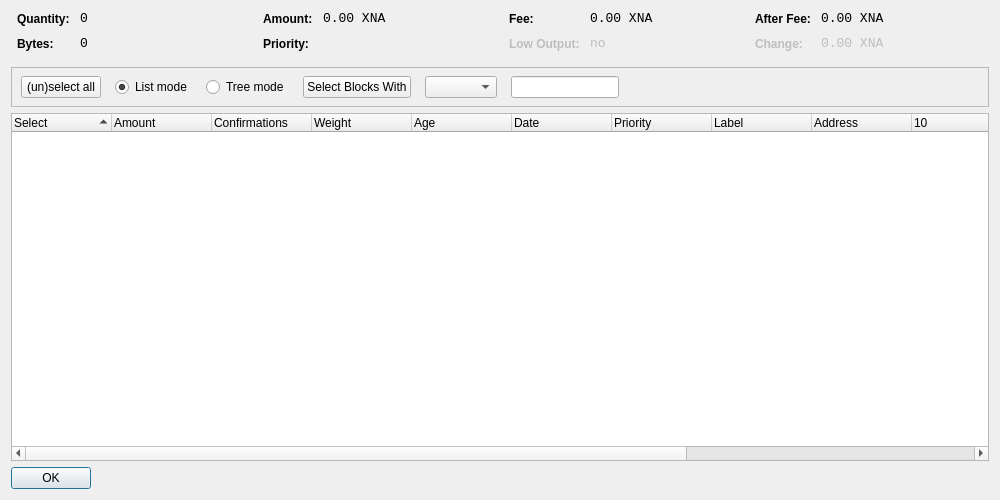
<?xml version="1.0" encoding="UTF-8"?>
<ui version="4.0">
 <class>CoinControlDialog</class>
 <widget class="QDialog" name="CoinControlDialog">
  <property name="geometry">
   <rect>
    <x>0</x>
    <y>0</y>
    <width>1000</width>
    <height>500</height>
   </rect>
  </property>
  <property name="windowTitle">
   <string>Coin Control</string>
  </property>
  <layout class="QVBoxLayout" name="verticalLayout">
   <item>
    <layout class="QHBoxLayout" name="horizontalLayoutTop" stretch="0,0,0,0">
     <property name="topMargin">
      <number>0</number>
     </property>
     <property name="bottomMargin">
      <number>10</number>
     </property>
     <item>
      <layout class="QFormLayout" name="formLayoutCoinControl1">
       <property name="horizontalSpacing">
        <number>10</number>
       </property>
       <property name="verticalSpacing">
        <number>10</number>
       </property>
       <property name="leftMargin">
        <number>6</number>
       </property>
       <property name="rightMargin">
        <number>6</number>
       </property>
       <item row="0" column="0">
        <widget class="QLabel" name="labelCoinControlQuantityText">
         <property name="styleSheet">
          <string notr="true">font-weight:bold;</string>
         </property>
         <property name="text">
          <string>Quantity:</string>
         </property>
        </widget>
       </item>
       <item row="0" column="1">
        <widget class="QLabel" name="labelCoinControlQuantity">
         <property name="font">
          <font>
           <family>Monospace</family>
           <pointsize>10</pointsize>
          </font>
         </property>
         <property name="cursor">
          <cursorShape>IBeamCursor</cursorShape>
         </property>
         <property name="contextMenuPolicy">
          <enum>Qt::ActionsContextMenu</enum>
         </property>
         <property name="text">
          <string>0</string>
         </property>
         <property name="textInteractionFlags">
          <set>Qt::LinksAccessibleByMouse|Qt::TextSelectableByKeyboard|Qt::TextSelectableByMouse</set>
         </property>
        </widget>
       </item>
       <item row="1" column="0">
        <widget class="QLabel" name="labelCoinControlBytesText">
         <property name="styleSheet">
          <string notr="true">font-weight:bold;</string>
         </property>
         <property name="text">
          <string>Bytes:</string>
         </property>
        </widget>
       </item>
       <item row="1" column="1">
        <widget class="QLabel" name="labelCoinControlBytes">
         <property name="font">
          <font>
           <family>Monospace</family>
           <pointsize>10</pointsize>
          </font>
         </property>
         <property name="cursor">
          <cursorShape>IBeamCursor</cursorShape>
         </property>
         <property name="contextMenuPolicy">
          <enum>Qt::ActionsContextMenu</enum>
         </property>
         <property name="text">
          <string>0</string>
         </property>
         <property name="textInteractionFlags">
          <set>Qt::LinksAccessibleByMouse|Qt::TextSelectableByKeyboard|Qt::TextSelectableByMouse</set>
         </property>
        </widget>
       </item>
      </layout>
     </item>
     <item>
      <layout class="QFormLayout" name="formLayoutCoinControl2">
       <property name="horizontalSpacing">
        <number>10</number>
       </property>
       <property name="verticalSpacing">
        <number>10</number>
       </property>
       <property name="leftMargin">
        <number>6</number>
       </property>
       <property name="rightMargin">
        <number>6</number>
       </property>
       <item row="0" column="0">
        <widget class="QLabel" name="labelCoinControlAmountText">
         <property name="styleSheet">
          <string notr="true">font-weight:bold;</string>
         </property>
         <property name="text">
          <string>Amount:</string>
         </property>
        </widget>
       </item>
       <item row="0" column="1">
        <widget class="QLabel" name="labelCoinControlAmount">
         <property name="font">
          <font>
           <family>Monospace</family>
           <pointsize>10</pointsize>
          </font>
         </property>
         <property name="cursor">
          <cursorShape>IBeamCursor</cursorShape>
         </property>
         <property name="contextMenuPolicy">
          <enum>Qt::ActionsContextMenu</enum>
         </property>
         <property name="text">
          <string>0.00 XNA</string>
         </property>
         <property name="textInteractionFlags">
          <set>Qt::LinksAccessibleByMouse|Qt::TextSelectableByKeyboard|Qt::TextSelectableByMouse</set>
         </property>
        </widget>
       </item>
       <item row="1" column="0">
        <widget class="QLabel" name="labelCoinControlPriorityText">
         <property name="styleSheet">
          <string notr="true">font-weight:bold;</string>
         </property>
         <property name="text">
          <string>Priority:</string>
         </property>
        </widget>
       </item>
       <item row="1" column="1">
        <widget class="QLabel" name="labelCoinControlPriority">
         <property name="font">
          <font>
           <family>Monospace</family>
           <pointsize>10</pointsize>
          </font>
         </property>
         <property name="cursor">
          <cursorShape>IBeamCursor</cursorShape>
         </property>
         <property name="contextMenuPolicy">
          <enum>Qt::ActionsContextMenu</enum>
         </property>
         <property name="text">
          <string/>
         </property>
         <property name="textInteractionFlags">
          <set>Qt::LinksAccessibleByMouse|Qt::TextSelectableByKeyboard|Qt::TextSelectableByMouse</set>
         </property>
        </widget>
       </item>
      </layout>
     </item>
     <item>
      <layout class="QFormLayout" name="formLayoutCoinControl3">
       <property name="horizontalSpacing">
        <number>10</number>
       </property>
       <property name="verticalSpacing">
        <number>10</number>
       </property>
       <property name="leftMargin">
        <number>6</number>
       </property>
       <property name="rightMargin">
        <number>6</number>
       </property>
       <item row="0" column="0">
        <widget class="QLabel" name="labelCoinControlFeeText">
         <property name="styleSheet">
          <string notr="true">font-weight:bold;</string>
         </property>
         <property name="text">
          <string>Fee:</string>
         </property>
        </widget>
       </item>
       <item row="0" column="1">
        <widget class="QLabel" name="labelCoinControlFee">
         <property name="font">
          <font>
           <family>Monospace</family>
           <pointsize>10</pointsize>
          </font>
         </property>
         <property name="cursor">
          <cursorShape>IBeamCursor</cursorShape>
         </property>
         <property name="contextMenuPolicy">
          <enum>Qt::ActionsContextMenu</enum>
         </property>
         <property name="text">
          <string>0.00 XNA</string>
         </property>
         <property name="textInteractionFlags">
          <set>Qt::LinksAccessibleByMouse|Qt::TextSelectableByKeyboard|Qt::TextSelectableByMouse</set>
         </property>
        </widget>
       </item>
       <item row="1" column="0">
        <widget class="QLabel" name="labelCoinControlLowOutputText">
         <property name="enabled">
          <bool>false</bool>
         </property>
         <property name="styleSheet">
          <string notr="true">font-weight:bold;</string>
         </property>
         <property name="text">
          <string>Low Output:</string>
         </property>
        </widget>
       </item>
       <item row="1" column="1">
        <widget class="QLabel" name="labelCoinControlLowOutput">
         <property name="enabled">
          <bool>false</bool>
         </property>
         <property name="font">
          <font>
           <family>Monospace</family>
           <pointsize>10</pointsize>
          </font>
         </property>
         <property name="cursor">
          <cursorShape>IBeamCursor</cursorShape>
         </property>
         <property name="contextMenuPolicy">
          <enum>Qt::ActionsContextMenu</enum>
         </property>
         <property name="text">
          <string>no</string>
         </property>
         <property name="textInteractionFlags">
          <set>Qt::LinksAccessibleByMouse|Qt::TextSelectableByKeyboard|Qt::TextSelectableByMouse</set>
         </property>
        </widget>
       </item>
      </layout>
     </item>
     <item>
      <layout class="QFormLayout" name="formLayoutCoinControl4">
       <property name="fieldGrowthPolicy">
        <enum>QFormLayout::AllNonFixedFieldsGrow</enum>
       </property>
       <property name="horizontalSpacing">
        <number>10</number>
       </property>
       <property name="verticalSpacing">
        <number>10</number>
       </property>
       <property name="leftMargin">
        <number>6</number>
       </property>
       <property name="rightMargin">
        <number>6</number>
       </property>
       <item row="0" column="0">
        <widget class="QLabel" name="labelCoinControlAfterFeeText">
         <property name="styleSheet">
          <string notr="true">font-weight:bold;</string>
         </property>
         <property name="text">
          <string>After Fee:</string>
         </property>
        </widget>
       </item>
       <item row="0" column="1">
        <widget class="QLabel" name="labelCoinControlAfterFee">
         <property name="font">
          <font>
           <family>Monospace</family>
           <pointsize>10</pointsize>
          </font>
         </property>
         <property name="cursor">
          <cursorShape>IBeamCursor</cursorShape>
         </property>
         <property name="contextMenuPolicy">
          <enum>Qt::ActionsContextMenu</enum>
         </property>
         <property name="text">
          <string>0.00 XNA</string>
         </property>
         <property name="textInteractionFlags">
          <set>Qt::LinksAccessibleByMouse|Qt::TextSelectableByKeyboard|Qt::TextSelectableByMouse</set>
         </property>
        </widget>
       </item>
       <item row="1" column="0">
        <widget class="QLabel" name="labelCoinControlChangeText">
         <property name="enabled">
          <bool>false</bool>
         </property>
         <property name="styleSheet">
          <string notr="true">font-weight:bold;</string>
         </property>
         <property name="text">
          <string>Change:</string>
         </property>
        </widget>
       </item>
       <item row="1" column="1">
        <widget class="QLabel" name="labelCoinControlChange">
         <property name="enabled">
          <bool>false</bool>
         </property>
         <property name="font">
          <font>
           <family>Monospace</family>
           <pointsize>10</pointsize>
          </font>
         </property>
         <property name="cursor">
          <cursorShape>IBeamCursor</cursorShape>
         </property>
         <property name="contextMenuPolicy">
          <enum>Qt::ActionsContextMenu</enum>
         </property>
         <property name="text">
          <string>0.00 XNA</string>
         </property>
         <property name="textInteractionFlags">
          <set>Qt::LinksAccessibleByMouse|Qt::TextSelectableByKeyboard|Qt::TextSelectableByMouse</set>
         </property>
        </widget>
       </item>
      </layout>
     </item>
    </layout>
   </item>
   <item>
    <widget class="QFrame" name="frame">
     <property name="minimumSize">
      <size>
       <width>0</width>
       <height>40</height>
      </size>
     </property>
     <property name="frameShape">
      <enum>QFrame::StyledPanel</enum>
     </property>
     <property name="frameShadow">
      <enum>QFrame::Sunken</enum>
     </property>
     <widget class="QWidget" name="horizontalLayoutWidget">
      <property name="geometry">
       <rect>
        <x>10</x>
        <y>0</y>
        <width>781</width>
        <height>41</height>
       </rect>
      </property>
      <layout class="QHBoxLayout" name="horizontalLayoutPanel" stretch="0,0,0,0,0,0,0">
       <property name="spacing">
        <number>14</number>
       </property>
       <item>
        <widget class="QPushButton" name="pushButtonSelectAll">
         <property name="sizePolicy">
          <sizepolicy hsizetype="Maximum" vsizetype="Fixed">
           <horstretch>0</horstretch>
           <verstretch>0</verstretch>
          </sizepolicy>
         </property>
         <property name="text">
          <string>(un)select all</string>
         </property>
        </widget>
       </item>
       <item>
        <widget class="QRadioButton" name="radioListMode">
         <property name="sizePolicy">
          <sizepolicy hsizetype="Maximum" vsizetype="Fixed">
           <horstretch>0</horstretch>
           <verstretch>0</verstretch>
          </sizepolicy>
         </property>
         <property name="text">
          <string>List mode</string>
         </property>
         <property name="checked">
          <bool>true</bool>
         </property>
        </widget>
       </item>
       <item>
        <widget class="QRadioButton" name="radioTreeMode">
         <property name="sizePolicy">
          <sizepolicy hsizetype="Maximum" vsizetype="Fixed">
           <horstretch>0</horstretch>
           <verstretch>0</verstretch>
          </sizepolicy>
         </property>
         <property name="text">
          <string>Tree mode</string>
         </property>
        </widget>
       </item>
        <item> 
        <widget class="QPushButton" name="pushButtonCustomCC"> 
         <property name="text"> 
          <string>Select Blocks With</string> 
         </property> 
        </widget> 
       </item> 
       <item> 
        <widget class="QComboBox" name="QComboBoxFilterCoins"/> 
       </item> 
       <item> 
        <widget class="QLineEdit" name="lineEditCustomCC"> 
         <property name="enabled"> 
          <bool>true</bool> 
         </property> 
         <property name="sizePolicy"> 
          <sizepolicy hsizetype="Fixed" vsizetype="Fixed"> 
           <horstretch>0</horstretch> 
           <verstretch>0</verstretch> 
          </sizepolicy> 
         </property> 
         <property name="baseSize"> 
          <size> 
           <width>50</width> 
           <height>0</height> 
          </size> 
         </property> 
        </widget> 
       </item>    
       <item>
        <spacer name="horizontalSpacer">
         <property name="orientation">
          <enum>Qt::Horizontal</enum>
         </property>
         <property name="sizeHint" stdset="0">
          <size>
           <width>40</width>
           <height>20</height>
          </size>
         </property>
        </spacer>
       </item>
      </layout>
     </widget>
    </widget>
   </item>
   <item>
    <widget class="CoinControlTreeWidget" name="treeWidget">
     <property name="contextMenuPolicy">
      <enum>Qt::CustomContextMenu</enum>
     </property>
     <property name="sortingEnabled">
      <bool>false</bool>
     </property>
     <property name="columnCount">
      <number>14</number>
     </property>
     <attribute name="headerShowSortIndicator" stdset="0">
      <bool>true</bool>
     </attribute>
     <attribute name="headerStretchLastSection">
      <bool>false</bool>
     </attribute>
     <column>
      <property name="text">
       <string>Select</string>
      </property>
     </column>
     <column>
      <property name="text">
       <string>Amount</string>
      </property>
     </column>
	 <column>
      <property name="text">
       <string>Confirmations</string>
      </property>
      <property name="toolTip">
       <string>Confirmed</string>
      </property>
     </column>
	 <column>
      <property name="text">
       <string>Weight</string>
      </property>
     </column>
	 <column>
      <property name="text">
       <string>Age</string>
      </property>
     </column>
     <column>
      <property name="text">
       <string>Date</string>
      </property>
     </column>
     <column>
      <property name="text">
       <string>Priority</string>
      </property>
     </column>
     <column>
      <property name="text">
       <string>Label</string>
      </property>
     </column>
     <column>
      <property name="text">
       <string>Address</string>
      </property>
     </column>
	 <column> 
      <property name="text"> /** age int 64 invisible **/ 
       <string/> 
      </property> 
     </column> 
     <column>
      <property name="text">
       <string/>
      </property>
     </column>
     <column>
      <property name="text">
       <string/>
      </property>
     </column>
     <column>
      <property name="text">
       <string/>
      </property>
     </column>
     <column>
      <property name="text">
       <string/>
      </property>
     </column>
    </widget>
   </item>
   <item>
    <widget class="QDialogButtonBox" name="buttonBox">
     <property name="sizePolicy">
      <sizepolicy hsizetype="Maximum" vsizetype="Fixed">
       <horstretch>0</horstretch>
       <verstretch>0</verstretch>
      </sizepolicy>
     </property>
     <property name="orientation">
      <enum>Qt::Horizontal</enum>
     </property>
     <property name="standardButtons">
      <set>QDialogButtonBox::Ok</set>
     </property>
    </widget>
   </item>
  </layout>
 </widget>
 <customwidgets>
  <customwidget>
   <class>CoinControlTreeWidget</class>
   <extends>QTreeWidget</extends>
   <header>coincontroltreewidget.h</header>
  </customwidget>
 </customwidgets>
 <resources/>
 <connections/>
</ui>
